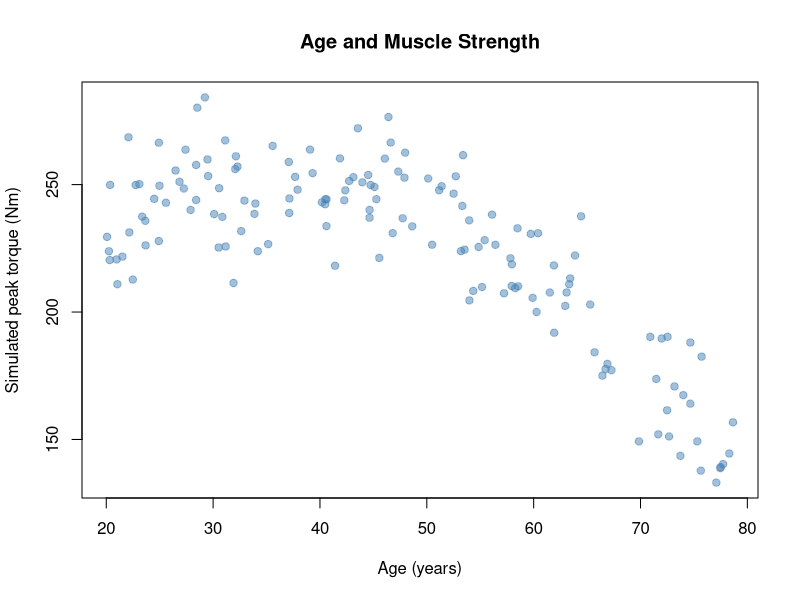
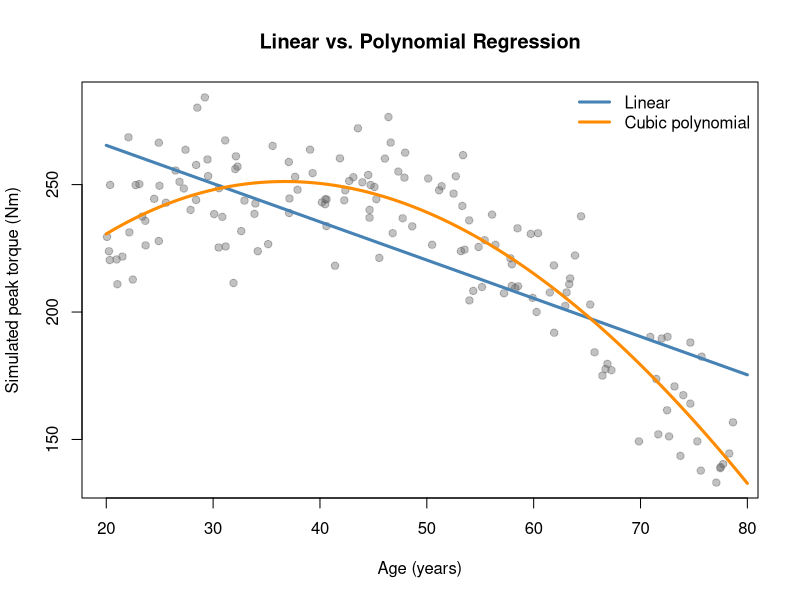
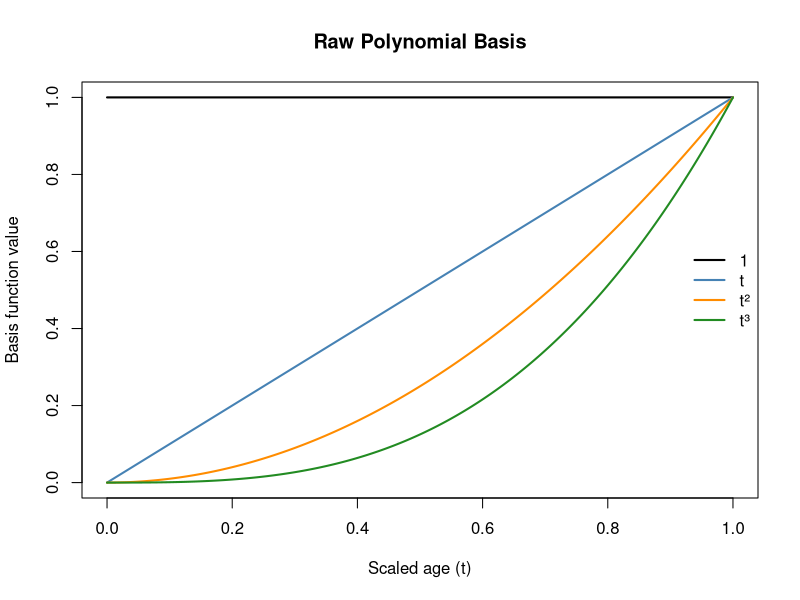
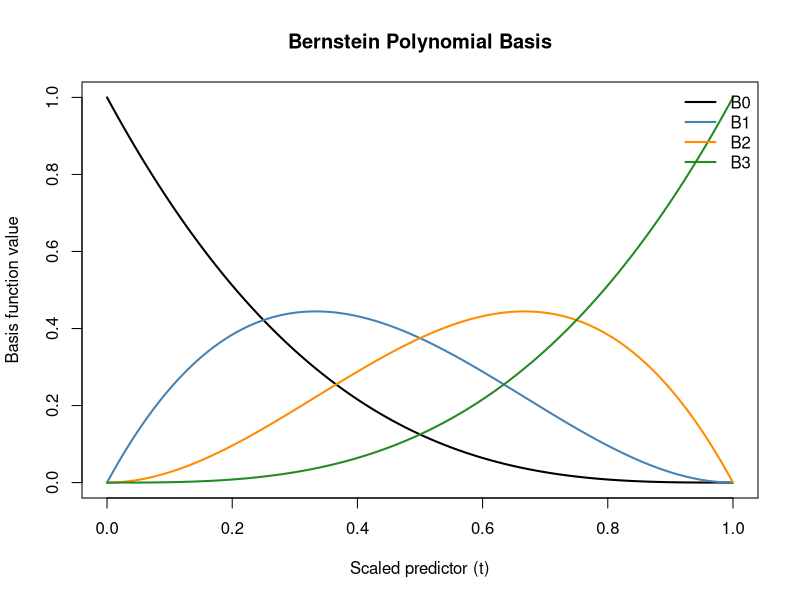
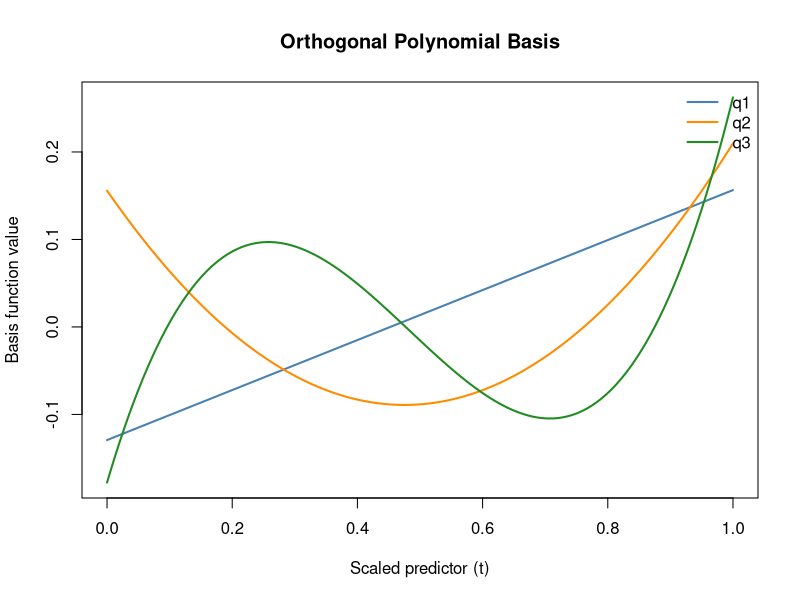
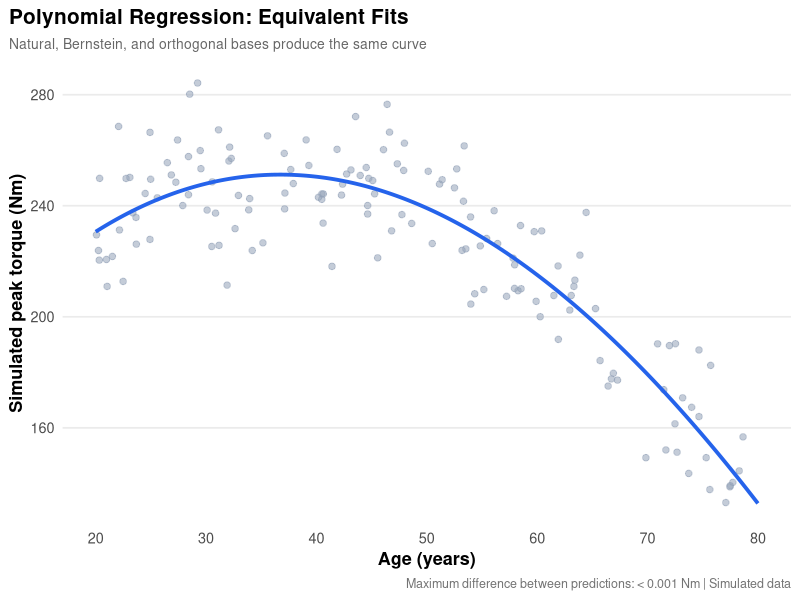

These figures' R source, in order:
## ---- chunk 1
#| label: simulate-data
#| fig-cap: "Simulated relationship between age and muscle strength."

set.seed(2026)

# Number of observations
n <- 150

# Simulate participant ages
sim <- data.frame(
  age = runif(n, min = 20, max = 80)
)

# Generate a nonlinear strength relationship
sim$strength <- 250 -
  0.06 * (sim$age - 35)^2 +
  rnorm(n, mean = 0, sd = 15)

# Scale age to the interval [0, 1]
sim$age_scaled <- (sim$age - 20) / (80 - 20)

# Inspect the first observations
head(sim)

# Visualize the data
plot(
  sim$age,
  sim$strength,
  pch = 19,
  col = adjustcolor("steelblue", alpha.f = 0.5),
  xlab = "Age (years)",
  ylab = "Simulated peak torque (Nm)",
  main = "Age and Muscle Strength"
)
## ---- chunk 2
#| label: linear-vs-polynomial
#| fig-cap: "Comparison of linear and cubic polynomial regression."

# Fit a conventional linear model
linear_fit <- lm(
  strength ~ age,
  data = sim
)

# Fit a cubic polynomial model
poly_fit <- lm(
  strength ~ poly(age, 3, raw = TRUE),
  data = sim
)

# Generate a sequence of ages for predictions
age_grid <- data.frame(
  age = seq(20, 80, length.out = 300)
)

# Plot observed data
plot(
  sim$age,
  sim$strength,
  pch = 19,
  col = adjustcolor("gray40", alpha.f = 0.4),
  xlab = "Age (years)",
  ylab = "Simulated peak torque (Nm)",
  main = "Linear vs. Polynomial Regression"
)

# Add model predictions
lines(
  age_grid$age,
  predict(linear_fit, newdata = age_grid),
  col = "steelblue",
  lwd = 3
)

lines(
  age_grid$age,
  predict(poly_fit, newdata = age_grid),
  col = "darkorange",
  lwd = 3
)

legend(
  "topright",
  legend = c("Linear", "Cubic polynomial"),
  col = c("steelblue", "darkorange"),
  lwd = 3,
  bty = "n"
)
## ---- chunk 3
#| label: raw-basis
#| fig-cap: "Raw polynomial basis functions of degree 3."

# Generate 200 scaled age values between 0 and 1
t_grid <- seq(0, 1, length.out = 200)

# Construct the raw polynomial basis matrix
raw_basis <- cbind(
  "1" = rep(1, length(t_grid)),
  "t" = t_grid,
  "t²" = t_grid^2,
  "t³" = t_grid^3
)

# Visualize individual basis functions
matplot(
  t_grid, raw_basis,
  type = "l", lty = 1, lwd = 2,
  col = c("black", "steelblue",
          "darkorange", "forestgreen"),
  xlab = "Scaled age (t)",
  ylab = "Basis function value",
  main = "Raw Polynomial Basis"
)

legend(
  "right",
  legend = colnames(raw_basis),
  col = c("black", "steelblue",
          "darkorange", "forestgreen"),
  lty = 1, lwd = 2, bty = "n"
)
## ---- chunk 4
#| label: raw-model

# Fit a cubic polynomial regression
raw_fit <- lm(
  strength ~ poly(age_scaled, 3, raw = TRUE),
  data = sim
)

# Extract estimated coefficients and statistics
coef_stats <- summary(raw_fit)$coefficients

# Create a formatted coefficient table
coef_table <- data.frame(
  Term = c(
    "Intercept",
    "Scaled age (t)",
    "Scaled age squared (t²)",
    "Scaled age cubed (t³)"
  ),
  Estimate = round(coef_stats[, "Estimate"], 2),
  `Std. Error` = round(coef_stats[, "Std. Error"], 2),
  `p-value` = ifelse(
  coef_stats[, "Pr(>|t|)"] < 0.001,
  "< 0.001",
  sprintf("%.3f", coef_stats[, "Pr(>|t|)"])
),
  check.names = FALSE,
  row.names = NULL
)

# Display a clean coefficient table
knitr::kable(
  coef_table,
  caption = "Cubic Raw Polynomial Regression Coefficients",
  align = c("l", "r", "r", "r")
)
## ---- chunk 5
#| label: bernstein-basis
#| fig-cap: "Bernstein polynomial basis functions of degree 3."

# Define a function to construct the Bernstein basis
bern_basis <- function(t, degree = 3) {

  basis <- sapply(0:degree, function(k) {
    choose(degree, k) *
      t^k *
      (1 - t)^(degree - k)
  })

  colnames(basis) <- paste0("B", 0:degree)

  return(basis)
}

# Generate predictor values from 0 to 1
t_grid <- seq(0, 1, length.out = 200)

# Construct cubic Bernstein basis functions
bern_grid <- bern_basis(t_grid, degree = 3)

# Visualize the basis functions
matplot(
  t_grid, bern_grid,
  type = "l", lty = 1, lwd = 2,
  col = c("black", "steelblue",
          "darkorange", "forestgreen"),
  xlab = "Scaled predictor (t)",
  ylab = "Basis function value",
  main = "Bernstein Polynomial Basis"
)

legend(
  "topright",
  legend = colnames(bern_grid),
  col = c("black", "steelblue",
          "darkorange", "forestgreen"),
  lty = 1, lwd = 2, bty = "n"
)
## ---- chunk 6
#| label: bernstein-properties

# Verify that the Bernstein basis functions sum to 1
check <- all(abs(rowSums(bern_grid) - 1) < 1e-10)

cat("All Bernstein basis functions sum to 1:", check)
## ---- chunk 7
#| label: bernstein-model

# Construct the basis for the observed predictor
bern_train <- as.data.frame(
  bern_basis(sim$age_scaled, degree = 3)
)

# Combine basis functions with the outcome
bern_data <- data.frame(
  strength = sim$strength,
  bern_train
)

# Fit the Bernstein polynomial model
bern_fit <- lm(
  strength ~ 0 + B0 + B1 + B2 + B3,
  data = bern_data
)

# Extract coefficient statistics
coef_stats_bern <- summary(bern_fit)$coefficients

# Create a formatted coefficient table
bern_coef_table <- data.frame(
  Term = rownames(coef_stats_bern),
  Estimate = round(coef_stats_bern[, "Estimate"], 2),
  `Std. Error` = round(coef_stats_bern[, "Std. Error"], 2),
  `p-value` = ifelse(
  coef_stats_bern[, "Pr(>|t|)"] < 0.001,
  "< 0.001",
  sprintf("%.3f", coef_stats_bern[, "Pr(>|t|)"])
),
  check.names = FALSE,
  row.names = NULL
)

# Display the formatted table
knitr::kable(
  bern_coef_table,
  caption = "Cubic Bernstein Polynomial Regression Coefficients",
  align = c("l", "r", "r", "r")
)
## ---- chunk 8
#| label: bernstein-equivalence

# Calculate maximum absolute difference
max_difference <- max(abs(
  fitted(raw_fit) - fitted(bern_fit)
))

# Display a reader-friendly result
cat(
  "Maximum difference between predictions:",
  ifelse(max_difference < 0.001,
         "< 0.001 Nm",
         paste0(round(max_difference, 3), " Nm"))
)
## ---- chunk 9
#| label: orthogonal-basis
#| fig-cap: "Orthogonal polynomial basis functions of degree 3."

# Construct orthogonal polynomial basis
orth_basis <- poly(sim$age_scaled, degree = 3)

# Generate predictor values for visualization
t_grid <- seq(0, 1, length.out = 200)

# Evaluate the basis using the training transformation
orth_grid <- predict(
  orth_basis,
  newdata = t_grid
)

# Visualize the three nonconstant basis functions
matplot(
  t_grid, orth_grid,
  type = "l", lty = 1, lwd = 2,
  col = c("steelblue", "darkorange",
          "forestgreen"),
  xlab = "Scaled predictor (t)",
  ylab = "Basis function value",
  main = "Orthogonal Polynomial Basis"
)

legend(
  "topright",
  legend = c("q1", "q2", "q3"),
  col = c("steelblue", "darkorange",
          "forestgreen"),
  lty = 1, lwd = 2, bty = "n"
)
## ---- chunk 10
#| label: orthogonality-check

# Calculate the cross-product matrix
Q_cross <- crossprod(orth_basis)

# Create a clean formatted table
orth_table <- data.frame(
  Basis = c("q1", "q2", "q3"),
  q1 = round(Q_cross[, 1], 6),
  q2 = round(Q_cross[, 2], 6),
  q3 = round(Q_cross[, 3], 6)
)

# Display the orthogonality matrix
knitr::kable(
  orth_table,
  caption = "Orthogonality Check: Cross-Product Matrix",
  align = c("l", "r", "r", "r")
)
## ---- chunk 11
#| label: orthogonal-model

# Fit a cubic orthogonal polynomial regression
orth_fit <- lm(
  strength ~ poly(age_scaled, 3),
  data = sim
)

# Extract coefficient statistics
coef_stats_orth <- summary(orth_fit)$coefficients

# Create a formatted coefficient table
orth_coef_table <- data.frame(
  Term = c(
    "Intercept",
    "Orthogonal polynomial (q1)",
    "Orthogonal polynomial (q2)",
    "Orthogonal polynomial (q3)"
  ),
  Estimate = round(coef_stats_orth[, "Estimate"], 2),
  `Std. Error` = round(coef_stats_orth[, "Std. Error"], 2),
  `p-value` = ifelse(
    coef_stats_orth[, "Pr(>|t|)"] < 0.001,
    "< 0.001",
    sprintf("%.3f", coef_stats_orth[, "Pr(>|t|)"])
  ),
  check.names = FALSE,
  row.names = NULL
)

# Display the formatted table
knitr::kable(
  orth_coef_table,
  caption = "Cubic Orthogonal Polynomial Regression Coefficients",
  align = c("l", "r", "r", "r")
)
## ---- chunk 12
#| label: orthogonal-equivalence

# Calculate maximum absolute difference between
# raw and orthogonal polynomial predictions
max_difference_orth <- max(abs(
  fitted(raw_fit) - fitted(orth_fit)
))

# Display a reader-friendly result
cat(
  "Maximum difference between predictions:",
  ifelse(
    max_difference_orth < 0.001,
    "< 0.001 Nm",
    paste0(round(max_difference_orth, 3), " Nm")
  )
)
## ---- chunk 13
#| label: polynomial-comparison
#| fig-cap: "Comparison of cubic polynomial regression using natural, Bernstein, and orthogonal bases. All three produce equivalent fitted curves."
#| fig-width: 8
#| fig-height: 5
#| warning: false
#| message: false

library(ggplot2)

# Create a common prediction grid
pred_grid <- data.frame(
  age_scaled = seq(0, 1, length.out = 300)
)

# Convert scaled age back to years
pred_grid$age <- 20 + 60 * pred_grid$age_scaled

# Generate predictions from all three models
pred_grid$raw <- predict(
  raw_fit, newdata = pred_grid
)

pred_grid$bernstein <- predict(
  bern_fit,
  newdata = as.data.frame(
    bern_basis(pred_grid$age_scaled, degree = 3)
  )
)

pred_grid$orthogonal <- predict(
  orth_fit, newdata = pred_grid
)

# Calculate the maximum difference across models
max_diff <- max(
  abs(pred_grid$raw - pred_grid$bernstein),
  abs(pred_grid$raw - pred_grid$orthogonal),
  abs(pred_grid$bernstein - pred_grid$orthogonal)
)

# Create a publication-style figure
ggplot(sim, aes(x = age, y = strength)) +

  geom_point(
    color = "#94A3B8",
    alpha = 0.55,
    size = 1.9
  ) +

  geom_line(
    data = pred_grid,
    aes(x = age, y = raw),
    inherit.aes = FALSE,
    color = "#2563EB",
    linewidth = 1.3
  ) +

  scale_x_continuous(breaks = seq(20, 80, 10)) +

  labs(
    title = "Polynomial Regression: Equivalent Fits",
    subtitle = "Natural, Bernstein, and orthogonal bases produce the same curve",
    x = "Age (years)",
    y = "Simulated peak torque (Nm)",
    caption = paste0(
      "Maximum difference between predictions: ",
      ifelse(max_diff < 0.001, "< 0.001",
             sprintf("%.3f", max_diff)),
      " Nm | Simulated data"
    )
  ) +

  theme_minimal(base_size = 13) +

  theme(
    plot.title = element_text(face = "bold", size = 15),
    plot.subtitle = element_text(size = 10, color = "gray40"),
    plot.caption = element_text(size = 9, color = "gray45"),
    axis.title = element_text(face = "bold"),
    panel.grid.minor = element_blank(),
    panel.grid.major.x = element_blank(),
    plot.title.position = "plot"
  )
